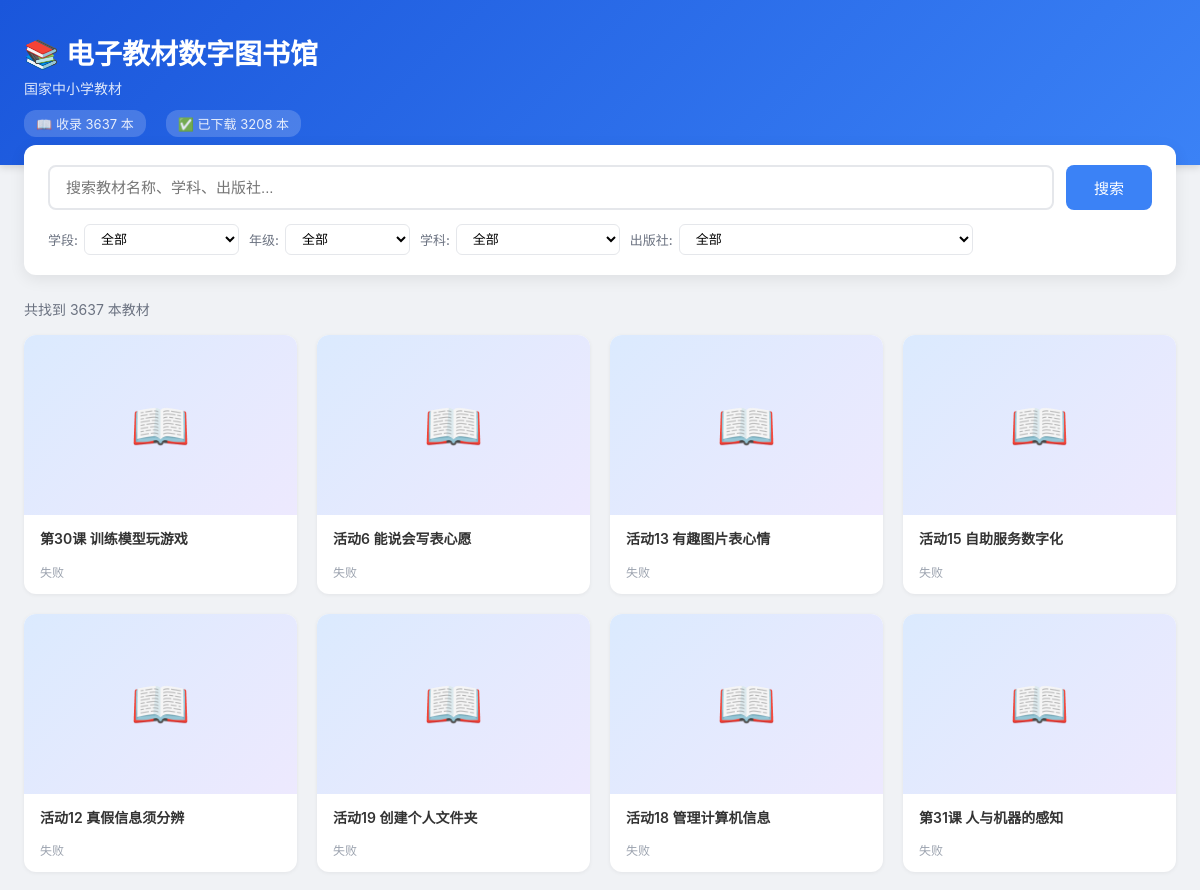
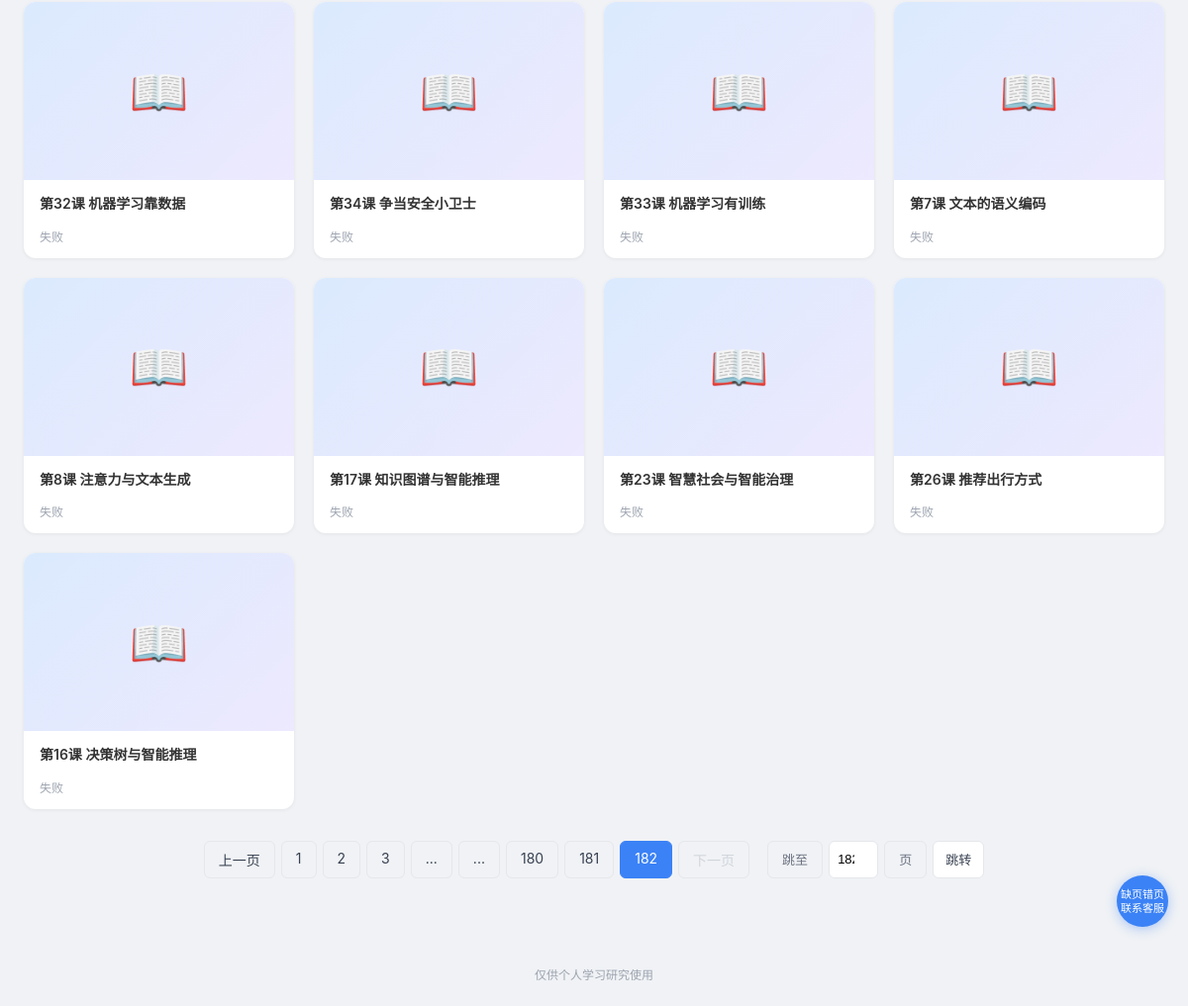
The app's page /?q=&phase=&grade=&subject=&publisher=&page=182 with its own data (2 pictures, top to bottom).
### tables this page shows
CREATE TABLE textbooks (
                id              INTEGER PRIMARY KEY AUTOINCREMENT,
                content_id      TEXT UNIQUE,
                title           TEXT NOT NULL,
                subject         TEXT,
                phase           TEXT,
                grade           TEXT,
                semester        TEXT,
                publisher       TEXT,
                cover_path      TEXT,
                pdf_path        TEXT,
                pdf_url         TEXT,
                r2_pdf_url      TEXT,
                page_count      INTEGER,
                file_size       INTEGER,
                download_status TEXT DEFAULT 'pending',
                detail_json     TEXT,
                is_pinned       INTEGER DEFAULT 0,
                created_at      TIMESTAMP DEFAULT CURRENT_TIMESTAMP,
                updated_at      TIMESTAMP DEFAULT CURRENT_TIMESTAMP
            );

### app.py (the view)
@app.route("/")
def index():
    db = get_db()
    keyword = request.args.get("q", "").strip()
    phase = request.args.get("phase", "").strip()
    grade = request.args.get("grade", "").strip()
    subject = request.args.get("subject", "").strip()
    publisher = request.args.get("publisher", "").strip()
    page = max(1, int(request.args.get("page", 1)))
    per_page = 20
    conds, vals = [], []
    if keyword:
        conds.append("(t.title LIKE ? OR t.subject LIKE ? OR t.publisher LIKE ?)")
        vals.extend([f"%{keyword}%"] * 3)
    if phase:
        conds.append("t.phase = ?")
        vals.append(phase)
    if grade:
        conds.append("t.grade = ?")
        vals.append(grade)
    if subject:
        conds.append("t.subject = ?")
        vals.append(subject)
    if publisher:
        conds.append("t.publisher = ?")
        vals.append(publisher)
    where = (" WHERE " + " AND ".join(conds)) if conds else ""
    total = db.execute(
        f"SELECT COUNT(*) FROM textbooks t{where}", vals
    ).fetchone()[0]
    total_pages = max(1, (total + per_page - 1) // per_page)
    offset = (page - 1) * per_page
    books = [
        dict(r) for r in db.execute(
            f"SELECT t.* FROM textbooks t{where} ORDER BY t.is_pinned DESC, t.id LIMIT ? OFFSET ?",
            vals + [per_page, offset],
        ).fetchall()
    ]
    phases = [r[0] for r in db.execute(
        "SELECT DISTINCT phase FROM textbooks WHERE phase IS NOT NULL AND phase != ''"
    ).fetchall()]
    phases = _sort_phases(phases)
    grade_conds, grade_vals = ["grade IS NOT NULL AND grade != ''"], []
    if phase:
        grade_conds.append("phase = ?")
        grade_vals.append(phase)
    grades = [r[0] for r in db.execute(
        f"SELECT DISTINCT grade FROM textbooks WHERE {' AND '.join(grade_conds)}",
        grade_vals,
    ).fetchall()]
    grades = _sort_grades(grades)
    subj_conds, subj_vals = ["subject IS NOT NULL AND subject != ''"], []
    if phase:
        subj_conds.append("phase = ?")
        subj_vals.append(phase)
    if grade:
        subj_conds.append("grade = ?")
        subj_vals.append(grade)
    subjects = [r[0] for r in db.execute(
        f"SELECT DISTINCT subject FROM textbooks WHERE {' AND '.join(subj_conds)}",
        subj_vals,
    ).fetchall()]
    subjects = _sort_subjects(subjects)
    pub_conds, pub_vals = ["publisher IS NOT NULL AND publisher != ''"], []
    if phase:
        pub_conds.append("phase = ?")
        pub_vals.append(phase)
    if grade:
        pub_conds.append("grade = ?")
        pub_vals.append(grade)
    if subject:
        pub_conds.append("subject = ?")
        pub_vals.append(subject)
    publishers = [r[0] for r in db.execute(
        f"SELECT DISTINCT publisher FROM textbooks WHERE {' AND '.join(pub_conds)} ORDER BY publisher",
        pub_vals,
    ).fetchall()]
    stats = {
        "total": db.execute("SELECT COUNT(*) FROM textbooks").fetchone()[0],
        "downloaded": db.execute("SELECT COUNT(*) FROM textbooks WHERE download_status = 'downloaded'").fetchone()[0],
    }
    return render_template(
        "index.html",
        books=books,
        keyword=keyword,
        current_phase=phase,
        current_grade=grade,
        current_subject=subject,
        current_publisher=publisher,
        phases=phases,
        grades=grades,
        subjects=subjects,
        publishers=publishers,
        page=page,
        total_pages=total_pages,
        total=total,
        stats=stats,
    )

### app.py (called while the page is built)
def _sort_phases(phases):
    order = {
        "小学": 1,
        "小学（五四学制）": 2,
        "初中": 3,
        "初中（五四学制）": 4,
        "高中": 5,
        "特殊教育": 6,
    }
    return sorted(phases, key=lambda x: order.get(x, 99))

def _sort_grades(grades):
    mapping = {
        "一年级": 1,
        "二年级": 2,
        "三年级": 3,
        "四年级": 4,
        "五年级": 5,
        "六年级": 6,
        "七年级": 7,
        "八年级": 8,
        "九年级": 9,
        "高一年级": 10,
        "高二年级": 11,
        "高中年级": 12,
        "三至四年级": 13,
        "五至六年级": 14,
        "七至九年级": 15,
        "学生用书": 80,
        "教师用书": 81,
        "人工智能专册": 82,
        "中国历史": 90,
        "世界历史": 91,
    }
    return sorted(grades, key=lambda x: mapping.get(x, 99))

def _sort_subjects(subjects):
    priority = {
        "语文": 1,
        "数学": 2,
        "英语": 3,
        "英语（三年级起点）": 4,
        "物理": 5,
        "化学": 6,
        "生物": 7,
        "历史": 8,
        "地理": 9,
        "道德与法治": 10,
        "思想政治": 11,
        "科学": 12,
        "体育与健康": 13,
        "音乐": 14,
        "美术": 15,
        "信息技术": 16,
        "信息科技": 17,
        "通用技术": 18,
        "语文·书法练习指导": 19,
    }
    return sorted(subjects, key=lambda x: (priority.get(x, 50), x))

def get_db():
    if "db" not in g:
        if not DB_PATH.exists():
            raise RuntimeError(
                f"数据库 {DB_PATH} 不存在，请先运行: python tch_material_crawler.py --collect"
            )
        g.db = sqlite3.connect(str(DB_PATH))
        g.db.row_factory = sqlite3.Row
    return g.db

### templates/index.html (shortened to what this page needs)
<!DOCTYPE html>
<html lang="zh-CN">
<head>
</head>
<body>
<div class="header">
    <div class="header-inner">
        <h1>📚 电子教材数字图书馆</h1>
        <p>国家中小学教材</p>
        <div class="stats-bar">
            <span>📖 收录 {{ stats.total }} 本</span>
            <span>✅ 已下载 {{ stats.downloaded }} 本</span>
        </div>
    </div>
</div>
<div class="search-section">
    <div class="search-box">
        <form class="search-row" method="get">
            <input class="search-input" type="text" name="q"
                   placeholder="搜索教材名称、学科、出版社..."
                   value="{{ keyword }}">
            <button class="search-btn" type="submit">搜索</button>
        </form>
        <div class="filters">
            <div class="filter-group">
                <label>学段:</label>
                <select class="filter-select" onchange="applyFilter('phase', this.value)">
                    <option value="">全部</option>
                </select>
            </div>
            <div class="filter-group">
                <label>年级:</label>
                <select class="filter-select" onchange="applyFilter('grade', this.value)">
                    <option value="">全部</option>
                </select>
            </div>
            <div class="filter-group">
                <label>学科:</label>
                <select class="filter-select" onchange="applyFilter('subject', this.value)">
                    <option value="">全部</option>
                </select>
            </div>
            <div class="filter-group">
                <label>出版社:</label>
                <select class="filter-select" onchange="applyFilter('publisher', this.value)">
                    <option value="">全部</option>
                </select>
            </div>
        </div>
    </div>
</div>
<div class="results-section">
    {% if total > 0 %}
    <div class="results-info">共找到 {{ total }} 本教材</div>
    <div class="card-grid">
        {% for book in books %}
        <a class="card" href="/book/{{ book.content_id }}">
            <div class="card-cover">
                {% if book.cover_path %}
                <img src="/cover/{{ book.cover_path|basename }}" alt="{{ book.title }}" loading="lazy">
                {% else %}
                <div class="placeholder">📖</div>
                {% endif %}
            </div>
            <div class="card-body">
                <div class="card-title">{{ book.title }}</div>
                <div class="card-meta">
                    <span>
                        <span class="status-dot status-{{ book.download_status }}"></span>
                        {% if book.download_status == 'downloaded' %}已下载
                        {% elif book.download_status == 'pending' %}待下载
                        {% else %}失败{% endif %}
                    </span>
                </div>
            </div>
        </a>
        {% endfor %}
    </div>
    {% if total_pages > 1 %}
    <div class="pagination">
        {% if page > 1 %}
        <a href="{{ url_for('index', q=keyword, phase=current_phase, grade=current_grade, subject=current_subject, publisher=current_publisher, page=page-1) }}">上一页</a>
        {% else %}
        <span class="disabled">上一页</span>
        {% endif %}
        {% for p in range(1, total_pages + 1) %}
            {% if p == page %}
            <span class="active">{{ p }}</span>
            {% elif p <= 3 or p > total_pages - 3 or (p >= page - 2 and p <= page + 2) %}
            <a href="{{ url_for('index', q=keyword, phase=current_phase, grade=current_grade, subject=current_subject, publisher=current_publisher, page=p) }}">{{ p }}</a>
            {% elif p == 4 or p == total_pages - 3 %}
            <span>...</span>
            {% endif %}
        {% endfor %}
        {% if page < total_pages %}
        <a href="{{ url_for('index', q=keyword, phase=current_phase, grade=current_grade, subject=current_subject, publisher=current_publisher, page=page+1) }}">下一页</a>
        {% else %}
        <span class="disabled">下一页</span>
        {% endif %}
        <span style="margin-left:12px;font-size:13px;color:#6b7280;">跳至</span>
        <input type="number" id="jumpPage" min="1" max="{{ total_pages }}" value="{{ page }}"
               style="width:50px;padding:6px 8px;border:1px solid #e5e7eb;border-radius:6px;font-size:13px;text-align:center;outline:none;"
               onkeydown="if(event.key==='Enter')jumpToPage()">
        <span style="font-size:13px;color:#6b7280;">页</span>
        <button onclick="jumpToPage()"
                style="padding:6px 12px;border:1px solid #e5e7eb;border-radius:6px;background:white;font-size:13px;cursor:pointer;color:#374151;">跳转</button>
    </div>
    {% endif %}
    {% else %}
    <div class="empty">
        <div class="icon">📭</div>
        <p>暂无教材数据</p>
        <p style="font-size:13px; margin-top:8px;">请先运行 <code>python tch_material_crawler.py --all</code> 采集数据</p>
    </div>
    {% endif %}
</div>
<div class="footer">
    仅供个人学习研究使用
</div>
<div class="floating-contact" onclick="showContact()">缺页错页<br>联系客服</div>
</body>
</html>

### templates/index.html (style rules this page uses)
* { margin: 0; padding: 0; box-sizing: border-box; }
body { font-family: -apple-system, BlinkMacSystemFont, "Segoe UI", "PingFang SC", "Hiragino Sans GB", "Microsoft YaHei", sans-serif; background: #f0f2f5; color: #333; min-height: 100vh; }
.header { background: linear-gradient(135deg, #1a56db, #3b82f6); color: white; padding: 32px 0 28px; box-shadow: 0 2px 8px rgba(0,0,0,0.15); }
.header-inner { max-width: 1200px; margin: 0 auto; padding: 0 24px; }
.header h1 { font-size: 28px; font-weight: 600; margin-bottom: 6px; }
.header p { font-size: 14px; opacity: 0.85; }
.stats-bar { margin-top: 12px; display: flex; gap: 20px; font-size: 13px; opacity: 0.9; }
.stats-bar span { background: rgba(255,255,255,0.2); padding: 4px 12px; border-radius: 12px; }
.search-section { max-width: 1200px; margin: -20px auto 0; padding: 0 24px; position: relative; z-index: 10; }
.search-box { background: white; border-radius: 12px; padding: 20px 24px; box-shadow: 0 4px 16px rgba(0,0,0,0.08); }
.search-row { display: flex; gap: 12px; }
.search-input { flex: 1; padding: 12px 16px; border: 2px solid #e5e7eb; border-radius: 8px; font-size: 15px; outline: none; transition: border-color 0.2s; }
.search-btn { padding: 12px 28px; background: #3b82f6; color: white; border: none; border-radius: 8px; font-size: 15px; cursor: pointer; transition: background 0.2s; }
.filters { display: flex; gap: 10px; margin-top: 14px; flex-wrap: wrap; align-items: center; }
.filters label { font-size: 13px; color: #6b7280; font-weight: 500; }
.filter-select { padding: 6px 12px; border: 1px solid #e5e7eb; border-radius: 6px; font-size: 13px; outline: none; background: white; cursor: pointer; }
.filter-group { display: flex; gap: 6px; align-items: center; }
.results-section { max-width: 1200px; margin: 24px auto; padding: 0 24px; }
.results-info { font-size: 14px; color: #6b7280; margin-bottom: 16px; }
.card-grid { display: grid; grid-template-columns: repeat(auto-fill, minmax(220px, 1fr)); gap: 20px; }
.card { background: white; border-radius: 12px; overflow: hidden; box-shadow: 0 1px 4px rgba(0,0,0,0.06); transition: transform 0.2s, box-shadow 0.2s; cursor: pointer; text-decoration: none; color: inherit; display: block; }
.card-cover { width: 100%; height: 180px; background: linear-gradient(135deg, #dbeafe, #ede9fe); display: flex; align-items: center; justify-content: center; overflow: hidden; position: relative; }
.card-cover .placeholder { font-size: 48px; color: #93c5fd; }
.card-body { padding: 14px 16px; }
.card-title { font-size: 14px; font-weight: 600; line-height: 1.4; display: -webkit-box; -webkit-line-clamp: 2; -webkit-box-orient: vertical; overflow: hidden; margin-bottom: 8px; }
.card-meta { font-size: 12px; color: #9ca3af; display: flex; flex-direction: column; gap: 3px; }
.card-meta span { display: -webkit-box; -webkit-line-clamp: 1; -webkit-box-orient: vertical; overflow: hidden; }
.status-dot { display: inline-block; width: 6px; height: 6px; border-radius: 50%; margin-right: 4px; }
.pagination { display: flex; justify-content: center; gap: 6px; margin-top: 32px; padding-bottom: 40px; }
.pagination a, .pagination span { padding: 8px 14px; border-radius: 6px; font-size: 14px; text-decoration: none; color: #374151; border: 1px solid #e5e7eb; transition: all 0.2s; }
.pagination .active { background: #3b82f6; color: white; border-color: #3b82f6; }
.pagination .disabled { color: #d1d5db; pointer-events: none; }
.footer { text-align: center; padding: 24px; font-size: 12px; color: #9ca3af; }
.floating-contact { position: fixed; bottom: 80px; right: 20px; z-index: 9998; width: 52px; height: 52px; background: #3b82f6; color: white; border-radius: 50%; display: flex; align-items: center; justify-content: center; font-size: 11px; line-height: 1.3; text-align: center; cursor: pointer; box-shadow: 0 2px 12px rgba(59,130,246,0.4); user-select: none; transition: transform 0.2s; }

### records on screen
textbooks: title "第30课 训练模型玩游戏", download_status "失败"
textbooks: title "活动6 能说会写表心愿", download_status "失败"
textbooks: title "活动13 有趣图片表心情", download_status "失败"
textbooks: title "活动15 自助服务数字化", download_status "失败"
textbooks: title "活动12 真假信息须分辨", download_status "失败"
textbooks: title "活动19 创建个人文件夹", download_status "失败"
textbooks: title "活动18 管理计算机信息", download_status "失败"
textbooks: title "第31课 人与机器的感知", download_status "失败"
textbooks: title "第32课 机器学习靠数据", download_status "失败"
textbooks: title "第34课 争当安全小卫士", download_status "失败"
textbooks: title "第33课 机器学习有训练", download_status "失败"
textbooks: title "第7课 文本的语义编码", download_status "失败"
textbooks: title "第8课 注意力与文本生成", download_status "失败"
textbooks: title "第17课 知识图谱与智能推理", download_status "失败"
textbooks: title "第23课 智慧社会与智能治理", download_status "失败"
textbooks: title "第26课 推荐出行方式", download_status "失败"
textbooks: title "第16课 决策树与智能推理", download_status "失败"

### other values on screen
{{ stats.total }} "3637"
{{ stats.downloaded }} "3208"
{{ total }} "3637"
{{ p }} "1" "2" "3" "180" "181"
{{ p }} "182"
